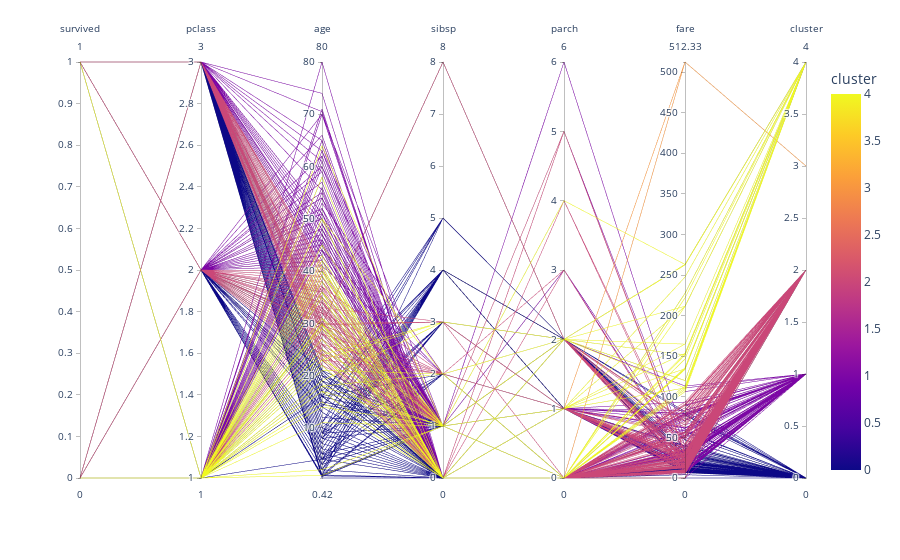

The code cell stored with this chart in its notebook:
### Code cell
fig = px.parallel_coordinates(df,color="cluster")
fig.show()

### Figure 1 — Plotly figure (JSON) as saved in the notebook; plotly's stock layout.template omitted (floating-point values rounded to 4 significant figures; data arrays with more than 128 entries replaced by an {"elided": "..."} marker saying what was removed)
{"data": [{"dimensions": [{"label": "survived", "values": {"elided": "891 int values"}}, {"label": "pclass", "values": {"elided": "891 int values"}}, {"label": "age", "values": {"elided": "891 float values"}}, {"label": "sibsp", "values": {"elided": "891 int values"}}, {"label": "parch", "values": {"elided": "891 int values"}}, {"label": "fare", "values": {"elided": "891 float values"}}, {"label": "cluster", "values": {"elided": "891 int values"}}], "domain": {"x": [0, 1], "y": [0, 1]}, "line": {"color": {"elided": "891 int values"}, "coloraxis": "coloraxis"}, "name": "", "type": "parcoords"}], "layout": {"coloraxis": {"colorbar": {"title": {"text": "cluster"}}, "colorscale": [[0, "#0d0887"], [0.1111, "#46039f"], [0.2222, "#7201a8"], [0.3333, "#9c179e"], [0.4444, "#bd3786"], [0.5556, "#d8576b"], [0.6667, "#ed7953"], [0.7778, "#fb9f3a"], [0.8889, "#fdca26"], [1, "#f0f921"]]}, "legend": {"tracegroupgap": 0}, "margin": {"t": 60}}}
